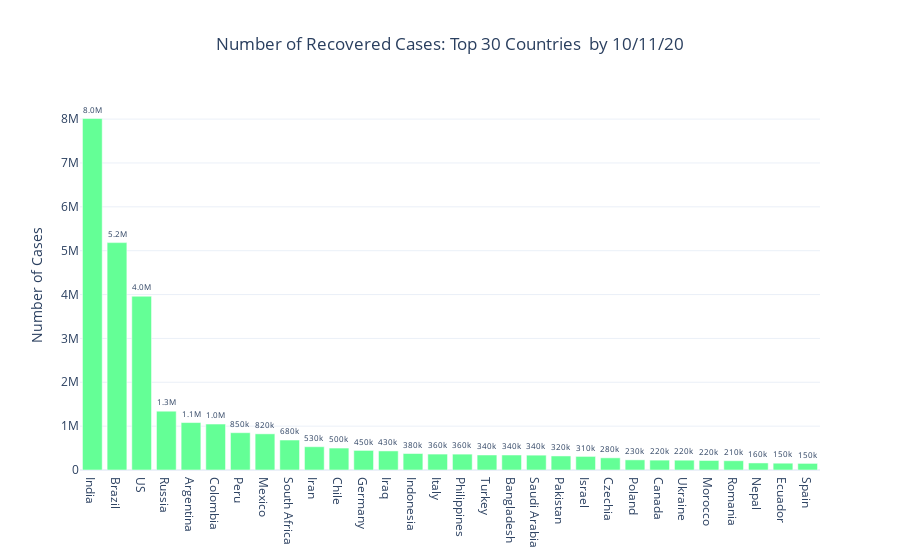

The notebook cell this image was saved under:
### Markdown cell above
* Top `n` countries by `Recovered` cases

### Code cell
top_countries_by_cases_by_date(30,True,byDate,'Recovered',' by '+str(byDate.strftime("%d/%m/%y")))

### Figure 1 — Plotly figure (JSON) as saved in the notebook; plotly's stock layout.template omitted (floating-point values rounded to 4 significant figures)
{"data": [{"marker": {"color": "rgb(100, 255, 150)"}, "text": [8013783, 5183970, 3961873, 1341868, 1081897, 1047017, 850670, 824355, 683194, 530694, 500142, 446402, 434665, 375741, 363023, 361919, 342501, 341416, 338281, 320065, 309840, 277473, 230661, 224912, 223530, 216851, 211408, 160577, 154956, 150376], "textposition": "outside", "texttemplate": "%{text:.2s}", "type": "bar", "x": ["India", "Brazil", "US", "Russia", "Argentina", "Colombia", "Peru", "Mexico", "South Africa", "Iran", "Chile", "Germany", "Iraq", "Indonesia", "Italy", "Philippines", "Turkey", "Bangladesh", "Saudi Arabia", "Pakistan", "Israel", "Czechia", "Poland", "Canada", "Ukraine", "Morocco", "Romania", "Nepal", "Ecuador", "Spain"], "y": [8013783, 5183970, 3961873, 1341868, 1081897, 1047017, 850670, 824355, 683194, 530694, 500142, 446402, 434665, 375741, 363023, 361919, 342501, 341416, 338281, 320065, 309840, 277473, 230661, 224912, 223530, 216851, 211408, 160577, 154956, 150376]}], "layout": {"title": {"text": "Number of Recovered Cases: Top 30 Countries  by 10/11/20", "x": 0.5}, "yaxis": {"hoverformat": ".3f", "title": {"text": "Number of Cases"}}}}
